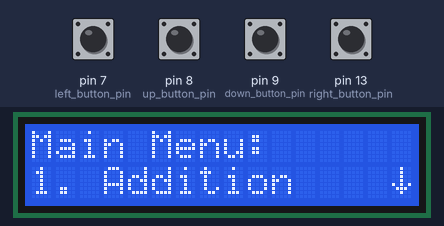
Bench run of a sketch on a simulated Arduino Uno, built with avr-gcc and run on an emulated ATmega328P. Shown: 16×2 character LCD. The inputs (shaded band) are chosen by the test bench; at power-on: pin 7 (left_button_pin), pin 8 (up_button_pin), pin 9 (down_button_pin), pin 13 (right_button_pin) LOW. What the sketch prints to the serial monitor is not drawn.

Above: at 1.2 s.
1.3 s: pin 8 (up_button_pin) pulled HIGH for 0.15 s
At 2.3 s:
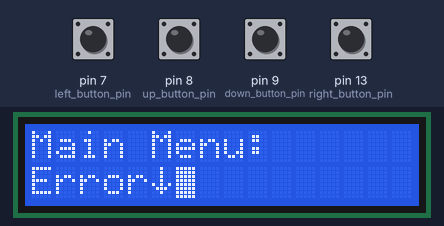
2.9 s: pin 9 (down_button_pin) pulled HIGH for 0.15 s
At 3.4 s:
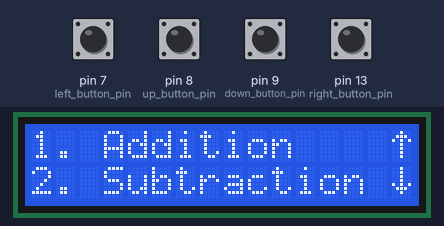
4.5 s: pin 9 (down_button_pin) pulled HIGH for 1 s
At 6.3 s:
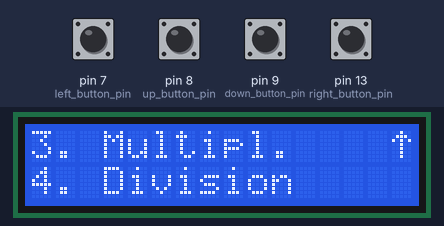
7.0 s: pin 9 (down_button_pin) pulled HIGH for 1 s
At 8.3 s:
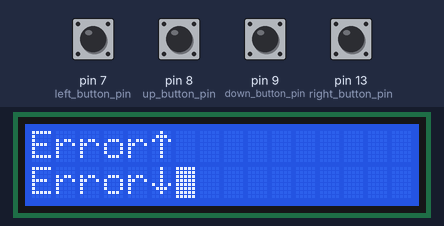
9.5 s: pin 8 (up_button_pin) pulled HIGH for 1 s
At 11.3 s:
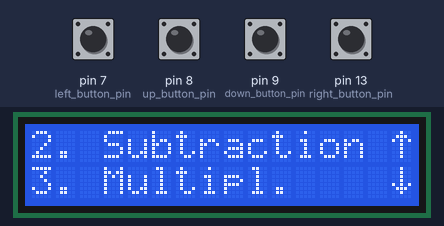
12.0 s: pin 8 (up_button_pin) pulled HIGH for 1 s
At 13.4 s:
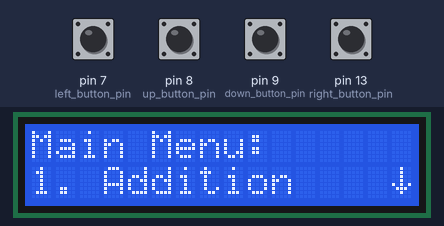
Timing chart, 0 to 15.0 s (numbered marks = the images above; inputs shaded):
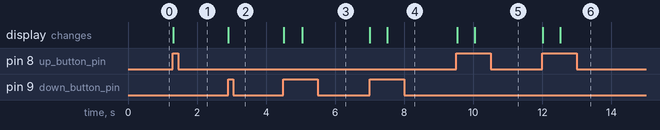

The sketch:

BinaryCalculator.ino
```cpp
/*
 * Zacharie Happel
 * Computer Organization & Architecture
 * Final Project
 *
 *
 * Attempting to implement the various, specific topics covered in class, some feature implementation
 * may seem over-done / overly complicated. While trying to not get too carried away with myself, a lot of time
 * and effort has been put into the below code. Topics such as registry storage of data and ...
 *
 *
 *
 */


#include <LiquidCrystal.h>
LiquidCrystal lcd(12, 11, 5, 4, 3, 2);


String current_view;

bool main_menu_selected = true;
bool mm_loaded = false;
int menu_index = 0;


const int up_button_pin = 8;
const int down_button_pin = 9;
const int left_button_pin = 7;
const int right_button_pin = 13;

int up_state = 0;
int down_state = 0;
int left_state = 0;
int right_state = 0;

const char leftArrow = (char)60;
const char downArrow = (char)60;

String line_one = "";
String line_two = "";
String line_tospec = "";

// I had to make these
byte up_arrow[8] = {
  B00100,
  B01110,
  B10101,
  B00100,
  B00100,
  B00100,
  B00100,
};

byte down_arrow[8] = {
  B00100,
  B00100,
  B00100,
  B00100,
  B10101,
  B01110,
  B00100,
};

String previous_line_two;
String previous_line_three;


String menu_screens[4] = {"1. Addition", "2. Subtraction", "3. Multipl.", "4. Division"};


void setup() {
  Serial.begin(9600);
  //LiquidCrystal lcd(RS, E, (RW,) D4, D5, D6, D7)

  /*
   *  Current Set-up:
   *  Below, the indented "Pin:" and associated numbers refers to the current wiring of the attached LCD's pins
   *  and the respective Arduino Uno pins in which they are connected
   *
   *    - Register Select (RS):
   *        Specifies the register within the LCD to which the data shall be written
   *        Pin: 12
   *
   *    - Read Write (R/W, RW):
   *        Pin utilized when selecting either read or write operations
   *        Pin: 1
   *
   *    - Enable:
   *        Pin that enables writing to the registers within the LCD
   *        Pin: 11
   *
   *    - Data Pins:
   *      In total eight pins (D0-D8), each represented by a bit, are used to define and transmit data. Data is
   *      represented in the form of these bits. Used when reading and writing.
   *
   *      Data pins increment from left to right (if you were looking head-on at the LCD)
   *      Pins:
   *        - D4: 5      (D4 is the left-most data pin utilized in the wiring)
   *        - D5: 4
   *        - D6: 3
   *        - D7: 2
   *       ( Talk about a spiders nest of wires...)
   *
   *      Potentiometer:
   *      The righ-most leg (again, viewing from heads-on) of the potentiometer is wired to Pin 15 of the LCD.
   *      On the same row, as the leg of the potentiometer in which the Pin 15 is connected, on the adjacent side
   *      is a wire connecting the potentiometer to ground.
   *
   *      This part up of the setup is confusing to me
   *      Pin: 15
   *
   */

   /*
    *  Typically, the RW pin is tied to ground. I instead needed to connect it to a pin in order to read the contents
    *  of the LCD screen
    */


  // Button Init
  pinMode(up_button_pin, INPUT);
  pinMode(down_button_pin, INPUT);
  pinMode(left_button_pin, INPUT);
  pinMode(right_button_pin, INPUT);

  pinMode(6, INPUT);

    // LCD Init
   // + char(leftarrow))

  lcd.createChar(0, up_arrow); // Needs to be before begin
  lcd.createChar(1, down_arrow); // Needs to be before begin
  lcd.begin(16,2);
}


void formattedLCDPrint(String i_line_one, String i_line_two, bool line_one_arrow, bool line_two_arrow) {

  line_one = createScreenText(i_line_one, line_one_arrow);
  line_two = createScreenText(i_line_two, line_two_arrow);
  lcd.clear();
  lcd.print(line_one);
  if (line_one_arrow) {lcd.write(byte(0));}
  lcd.setCursor(0,1);
  lcd.print(line_two);
  if (line_two_arrow) {lcd.write(byte(1));}
  lcd.blink();
  Serial.println("Loaded screen");
  delay(500);
}


/** menu_index can equal 0
           *  menu_index can NOT equal (sizeOf(menu_screens) - 1)
           *                            Current length = 4
           *                            menu_screens[4-1] = "3. Division"
           *  Downward navigation:
           *  line_two is aquired by inheriting the value of menu_screens[menu_index + 1]
           *  line_one = line_two      (bottom shifts to top)
           *  line_two = menu_screens[
          */


void loop() {

  int screen_amount = (sizeof(menu_screens) / sizeof(menu_screens[0]));

  up_state = digitalRead(up_button_pin);
  down_state = digitalRead(down_button_pin);
  left_state = digitalRead(left_button_pin);
  right_state = digitalRead(right_button_pin);

  if (main_menu_selected == true && mm_loaded == false){
    Serial.println("Loading Main Menu...");
    mainMenu(); // Load main menu
    mm_loaded = true;
    current_view = "MainMenu";
  } else { }// Main menu loaded }

  /**
   * menu_screens[0] = Addition,
   * menu_screens[1] = Subtraction,
   * menu_screens[2] = Multiplication,
   * menu_screens[3] = Division
    */

  if (mm_loaded == true) {

     // Down button pressed


    if (down_state == HIGH || up_state == HIGH) {

        // DOWN
        if (down_state == HIGH) {

          if (menu_index != screen_amount )  {
             line_one = menu_screens[menu_index];
             line_two = menu_screens[menu_index + 1];
             menu_index += 1; // Update index
             Serial.println("Current Menu Index: " );
             Serial.print(menu_index);

          } else {
             Serial.println("Unable to navigate down");
          }

       // UP
      } else if (up_state == HIGH) {
          if (menu_index != 0) {
             line_one = menu_screens[menu_index - 2];   // menu_index -2
             line_two = menu_screens[menu_index - 1]; // menu_index - 1
             menu_index -= 1; // Update index
             Serial.println("Current Menu Index: " );
             Serial.print(menu_index);
          } else {
            Serial.println("Error: Cannot navigate upwards");
          }
      }

      // Format afterwards so that
      if (menu_index == 0) {
        Serial.println("Menu index detected to be 0");
        formattedLCDPrint("Main Menu: ", line_two, false, true);
      } else if (menu_index == screen_amount - 1) {
        Serial.println("Menu index detected to be 3");
        Serial.println("Screen amount @ this point: ");
        Serial.println(screen_amount);
        formattedLCDPrint(line_one, line_two, true, false);
      } else {
        formattedLCDPrint(line_one, line_two, true, true);
      }


    }

  }

}

/**
 * Accepts both line one and line two, and booleans indicating whether or not each line should include an
 * arrow at the end
 */


/*
 *  Serial.println("@ Main Menu");
    line_one = createScreenText("Main Menu:", false);
    line_two = createScreenText("1. Addition", true);
    lcd.print(line_one);
    lcd.write(byte(0));
    lcd.setCursor(0,1);
    lcd.print(line_two);
    lcd.write(byte(1));
    lcd.blink();
    //lcd.autoscroll();
    Serial.println("Main menu loaded.");
 */


/**
 * 'has_arrows' indicates that the string should be fifteen characters long instead of sixteen
 *  this leaves space for the arrow to be appended to the end
 */
String createScreenText(String screen_text, bool has_arrows) {
  if (screen_text.length() > 16) {
    line_tospec = "Error";
    return line_tospec;
  } else if (screen_text.length() >= 15 && has_arrows == true) {
    line_tospec = "Error";
    return line_tospec;
  } else {
    int text_length = screen_text.length();
    int difference = 16 - text_length;
    line_tospec = screen_text;

    if (has_arrows) {
       for (int whitespace = 1; whitespace <= difference - 1; whitespace ++) {
        line_tospec+= " ";
      } return line_tospec;
    } else {
      for (int whitespace = 1; whitespace <= difference; whitespace ++) {
        line_tospec+= " ";
      } return line_tospec;
    }

  }
}

//const array menu_options[4] = { {


void mainMenuNav(String button_direction){
  if (button_direction == "UP") {
    Serial.println("Main Screen Nav: UP Button Pressed");

  } else if (button_direction == "DOWN") {
    Serial.println("Main Screen Nav: DOWN Button Pressed");

    line_one = line_two; // Cycle bottom line upwards
    line_two = createScreenText("2. Subtraction", true);  // Create text, make it fit, and include arrows

  }

}


void mainMenu(){
    Serial.println("@ Main Menu");
    line_one = createScreenText("Main Menu:", false);
    line_two = createScreenText("1. Addition", true);
    lcd.setCursor(0,0);
    lcd.print(line_one);
    lcd.write(byte(0));
    lcd.setCursor(0,1);
    lcd.print(line_two);
    lcd.write(byte(1));
    lcd.blink();
    //lcd.autoscroll();
    Serial.println("Main menu loaded.");
}


void convertBinaryToDec(String binary_input) {

  char converted_str_to_array[binary_input.length() + 1];

  binary_input.toCharArray(converted_str_to_array, binary_input.length() + 1);

  int amount_of_bits = binary_input.length();

  for (int i = 0; i <= amount_of_bits - 1; i ++) {
    Serial.print(converted_str_to_array[i]);
    delay(100);
    Serial.print(" ");
  }

  Serial.println(" ");

  for (int i = 0; i <= amount_of_bits - 1; i ++) {
    Serial.print(amount_of_bits - i -1);
    delay(100);
    Serial.print(" ");
  }

  delay(1000);

}


void autoscrollMenuOptions(int option_number){

  //Scroll only top
  if (option_number == 1) {

  } else if (option_number == 2) {

  } else if (option_number == 3) {

  } else {
    Serial.println("Auto Scroll Error: Invalid option provided");
  }

}
```

Measured:
- after the input at 1.3 s, the display: changes at once (image 1)
- after the input at 2.9 s, the display: changes at once (image 2)
- after the input at 4.5 s, the display: first changes at once (image 3 shows a later state)
- after the input at 7.0 s, the display: first changes at once (image 4 shows a later state)
- after the input at 9.5 s, the display: first changes at once (image 5 shows a later state)
- after the input at 12.0 s, the display: first changes at once (image 6 shows a later state)
